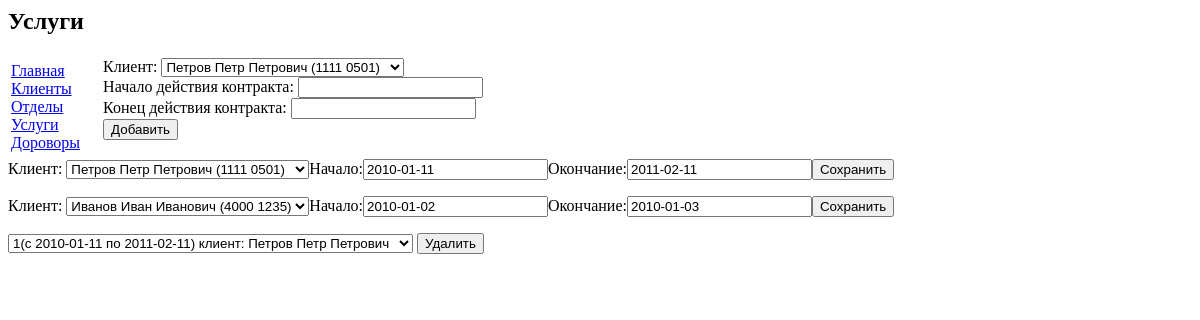
The app's page /contracts.php, older data.
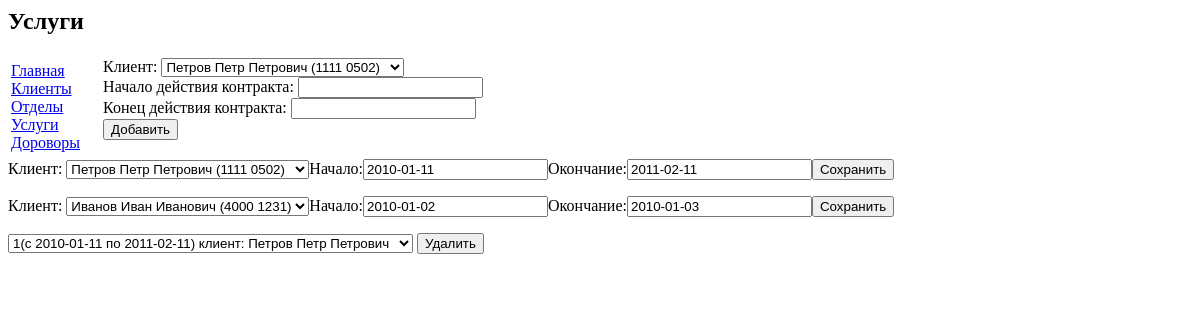
The same page, newer data.
### tables this page shows
CREATE TABLE IF NOT EXISTS `contract` (
  `contract_num` int(11) NOT NULL AUTO_INCREMENT,
  `start` date NOT NULL,
  `end` date NOT NULL,
  `client_passport` varchar(255) NOT NULL,
  PRIMARY KEY (`contract_num`),
  KEY `client_passport` (`client_passport`)
);

### contracts.php (the view, shortened to what this page needs)
<html>
<head>
    <link href="style.css" type="text/css" rel="stylesheet">
</head>
<body>
<h2>Услуги</h2>
<?php
$myConnect = mysql_connect('localhost:3306', 'root', '123456');
$mysql_query = mysql_query("select c.*,cl.name,cl.middlename,cl.surname from `contract` as c  join `client` as cl on c.client_passport = cl.passport", $myConnect);
$contracts = array();
while ($row = mysql_fetch_array($mysql_query)) {
    $contracts[] = $row;
}
$mysql_query = mysql_query("select * from `client`", $myConnect);
$clients = array();
while ($row = mysql_fetch_array($mysql_query)) {
    $clients[] = $row;
}
?>
<table>
    <tr>
        <td class='menu'>
            <a href="index.php">Главная</a>
            <a href="clients.php">Клиенты</a>
            <a href="departments.php">Отделы</a>
            <a href="services.php">Услуги</a>
            <a href="contracts.php">Дороворы</a>
        </td>
        <td>
            <form action="contracts.php" method="post">
                <div>
                    <label>Клиент:
                        <select name='client'>
                            <?php
                            foreach ($clients as $client) {
                                $surname = $client["surname"];
                                $name = $client["name"];
                                $middlename = $client["middlename"];
                                $passport = $client["passport"];
                                echo("<option value='$passport'>$surname $name $middlename ($passport)</option> ");
                            }
                            ?>
                        </select>
                    </label>
                </div>
                <div>
                    <label>Начало действия контракта:
                        <input type="text" name="start">
                    </label>
                </div>
                <div>
                    <label>Конец действия контракта:
                        <input type="text" name="end">
                    </label>
                </div>
                <div>
                    <input name="add" value="Добавить" type="submit"/>
                </div>
            </form>
        </td>
    </tr>
</table>
<?php
foreach ($contracts as $contract) {
    $client_passport = $contract["client_passport"];
    $end = $contract["end"];
    $start = $contract["start"];
    echo("<form action='contracts.php' method='post'>");
    echo("<label>Клиент: <select name='client'>");
    foreach ($clients as $client) {
        $surname = $client["surname"];
        $name = $client["name"];
        $middlename = $client["middlename"];
        $passport = $client["passport"];
        if($passport ==$client_passport ){
            echo("<option selected value='$passport'>$surname $name $middlename ($passport)</option> ");
        }else{
        echo("<option value='$passport'>$surname $name $middlename ($passport)</option> ");
        }
    }
    echo("</select>");
    echo("<label>Начало:<input type='text' name='start' value='$start'></label>");
    echo("<label>Окончание:<input type='text' name='end' value='$end'></label>");
    echo("<input name='save' value='Сохранить' type='submit'/></form>");
}
?>
<form action="contracts.php" method="post">
    <select name='contract_num'>
        <?php
        foreach ($contracts as $contract) {
            $contract_num = $contract["contract_num"];
            $end = $contract["end"];
            $start = $contract["start"];
            $surname = $contract["surname"];
            $name = $contract["name"];
            $middlename = $contract["middlename"];
            echo("<option value='$contract_num'>$contract_num(с $start по $end) клиент: $surname $name $middlename</option> ");
        }
        ?>
    </select>
    <input name='delete' value='Удалить' type='submit'/>
</form>
</body>
</html>

Row changes from the older to the newer data that the page shows:
changed contract (number 1 of 2 on the later page): client "Петров Петр Петрович (1111 0501)" → "Петров Петр Петрович (1111 0502)"
changed contract (number 2 of 2 on the later page): client "Иванов Иван Иванович (4000 1235)" → "Иванов Иван Иванович (4000 1231)"
Text that changed along with them:
form field client: "Петров Петр Петрович (1111 0501)" → "Петров Петр Петрович (1111 0502)"
